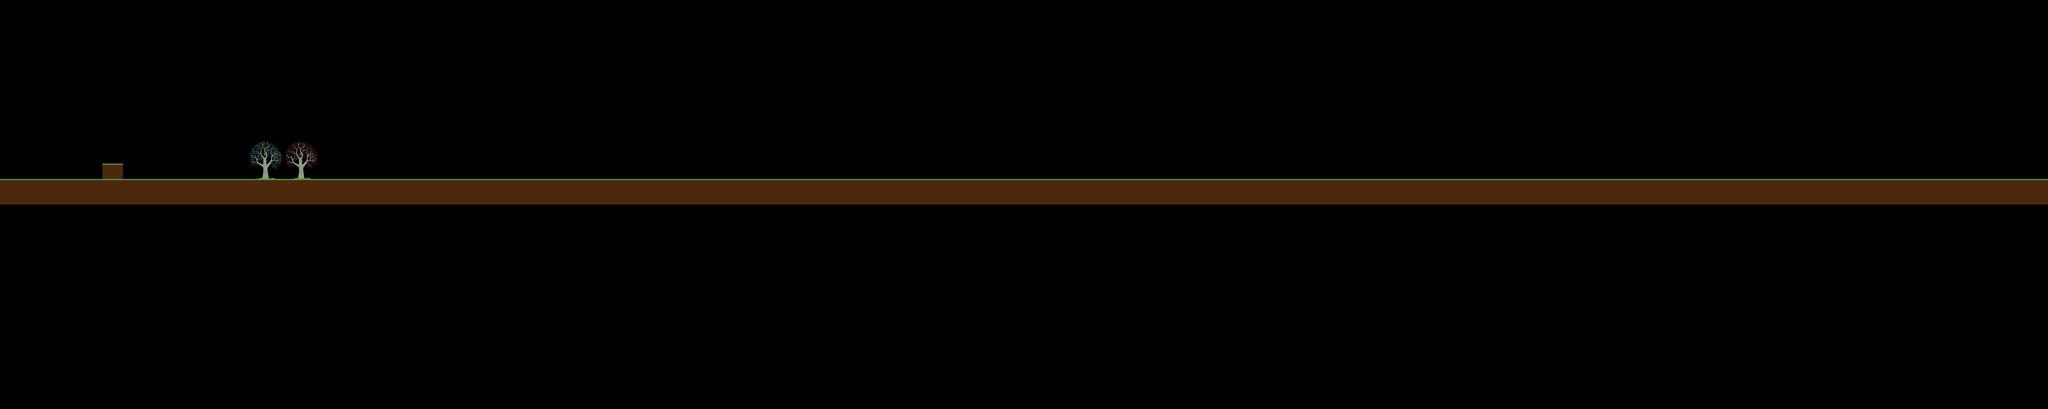

Below is a game level as drawn by its tile map, then a one-line description and the .tmx that defines it (tile-layer data replaced by summaries):
An orthogonal 400x80 tile map with 32x32 px tiles, 2 tile layers (Odihna_1, main), 1 hidden layer not drawn.

<map version="1.0" orientation="orthogonal" renderorder="right-down" width="400" height="80" tilewidth="32" tileheight="32" nextobjectid="1">
 <tileset firstgid="1" name="tileset" tilewidth="32" tileheight="32" tilecount="200" columns="20">
  <image source="../tileset.png" trans="ff00ff" width="640" height="320" />
  <tile id="21">
   <properties>
    <property name="bodyType" value="static" />
    <property name="physics:enabled" value="true" />
   </properties>
  </tile>
  <tile id="61">
   <properties>
    <property name="bodyType" value="static" />
    <property name="name" value="ground" />
    <property name="physics:enabled" value="true" />
   </properties>
  </tile>
 </tileset>
 <layer name="Golgota_1" width="400" height="80" visible="0">
  <data>[32000 cells, 20721 non-empty, 2 distinct tile ids]</data>
 </layer>
 <layer name="Odihna_1" width="400" height="80">
  <data>[32000 cells, 7799 non-empty, 120 distinct tile ids]</data>
 </layer>
 <layer name="main" width="400" height="80">
  <data>[32000 cells, 4000 non-empty, 1 distinct tile ids]</data>
 </layer>
</map>
